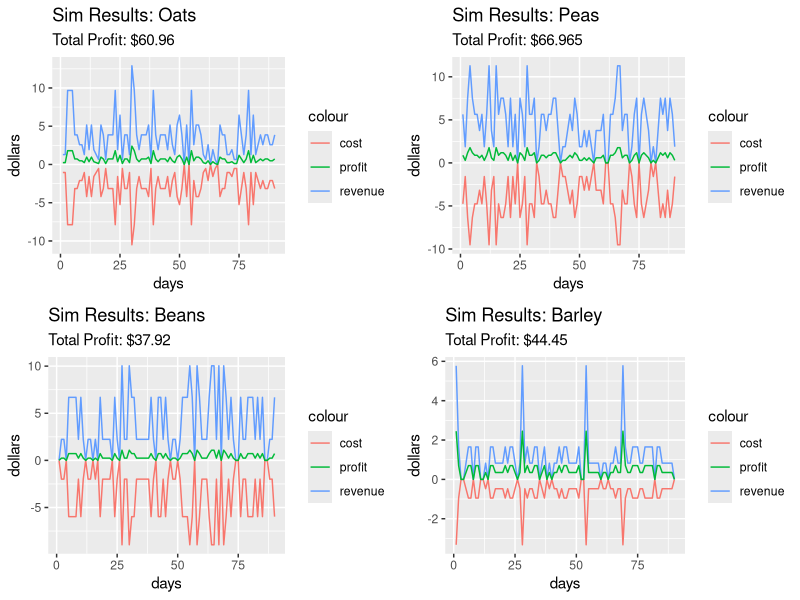

Source code (R):
## ---- chunk 1
if (!require('dplyr')) install.packages('dplyr')
if (!require('ggplot2')) install.packages('ggplot2')
if (!require('gridExtra')) install.packages('gridExtra')
## ---- chunk 2
buy <- c(1.05, 3.17, 1.99, 0.95) #dollars
sell <- c(1.29, 3.76, 2.23, 1.65) #dollars

df <- data.frame(cbind(buy, sell))
rownames(df) <- c("oats", "peas", "beans", "barley")

oatDist <- data.frame(cbind(
    lbs = c(0, 0.5, 1, 1.5, 2, 3, 4, 5, 7.5, 10),
    prob = c(0.05, 0.07, 0.09, 0.11, 0.15, 0.25, 0.1, 0.09, 0.06, 0.03)
))

peaDist <- data.frame(cbind(
    lbs = c(0, 0.5, 1, 1.5, 2, 3),
    prob = c(0.1, 0.2, 0.2, 0.3, 0.1, 0.1)
))

beansDist <- data.frame(cbind(
    lbs = c(0, 1, 3, 4.5),
    prob = c(0.2, 0.4, 0.3, 0.1)
))

barleyDist <- data.frame(cbind(
    lbs = c(0, 0.5, 1, 3.5),
    prob = c(0.2, 0.4, 0.3, 0.1)
))
## ---- chunk 3
oatDist$cumProb <- cumsum(oatDist$prob)
peaDist$cumProb <- cumsum(peaDist$prob)
beansDist$cumProb <- cumsum(beansDist$prob)
barleyDist$cumProb <- cumsum(barleyDist$prob)
## ---- chunk 4
simMarket <- function(duration, crop, cropDist) {
    # return a time series dataframe where each 
    # row describes results for crop given a random demand
    #
    # Args: 
    #   duration: length of simulation
    #   crop:  string representing crop type
    #   cropDist:   probability of a crop's demand
    #
    # Returns:
    #   results:  df showing costs, revenue, profit, day number, and demand
    
    # Helper Function:  Generate Random Variable
    getDemand <- function(cropDist) {
        # get a sample from a discrete rand distribution representing 
        # demand for a given crop
        #
        # Args: 
        #   cropDist:  probable distribution for crop type
        #
        # Returns:
        #   demand:  number representing random day's demand
        
        R <- runif(1)
        demand <- cropDist[which(cropDist[,3] >= R), ][1,1]
        demand
    }
    
    # Helper Function:  Get Cost, Revenue and Profit, Single Day
    getDay <- function(demand, crop) {
        # return a df row showing results for a day's sales
        #
        # Args: 
        #   demand:  that day's demand
        #   crop:  string representing crop type
        #
        # Returns:
        #   day:  df row showing day's cost, revenue, profit 
        #         for a crop given demand
        
        row <- df[crop, ]
        day <- data.frame(cost = rep(0,1), 
                          revenue = rep(0,1),
                          profit = rep(0,1))
        day$cost <- -(row$buy * demand)
        day$revenue <- row$sell * demand
        day$profit <- day$revenue + day$cost
        day
    }
    
    # run helpers to get final results
    results <- data.frame()
    for(i in 1:duration) {
        dayDemand <- getDemand(cropDist)
        row <- getDay(dayDemand, crop)
        row$demand <- dayDemand
        row$day <- i
        results <- rbind(results, row)
    }
    results
}
## ---- chunk 5
oats <- simMarket(90, 'oats', oatDist)
peas <- simMarket(90, 'peas', peaDist)
beans <- simMarket(90, 'beans', beansDist)
barley <- simMarket(90, 'barley', barleyDist)

# example 
head(oats, 10)
## ---- chunk 6
getPlot <- function(df) {
    # return a line plot showing sim results over time frame
    #
    # Args: 
    #   df: data frame with the 90 day sim results for a given crop
    #
    # Returns:
    #   p:  ggplot object
    
    profit <- sum(df$profit)
    crop <- deparse(substitute(df))
    substr(crop, 1, 1) <- toupper(substr(crop, 1, 1))
    title <- paste0("Sim Results: ", crop)
    subtitle <- paste0("Total Profit: $", profit)
    
    p <- ggplot(df, aes(x=day)) + 
            geom_line(aes(y=revenue, col="revenue")) + 
            geom_line(aes(y=cost, col="cost")) + 
            geom_line(aes(y=profit, col="profit")) + 
            labs(title=title,
                 subtitle=subtitle, 
                 y="dollars",
                 x="days")
    p
}
## ---- chunk 7
oatPlot <- getPlot(oats)
peasPlot <- getPlot(peas)
beansPlot <- getPlot(beans)
barleyPlot <- getPlot(barley)
grid.arrange(oatPlot, peasPlot, beansPlot, barleyPlot, ncol=2)
## ---- chunk 8
n <- 100

oatList <- t(replicate(n, simMarket(90, 'oats', oatDist)))
oatSimMean <- mean(unlist(oatList[,3])) * 90
peasList <- t(replicate(n, simMarket(90, 'peas', peaDist)))
peasSimMean <- mean(unlist(peasList[,3])) * 90
beansList <- t(replicate(n, simMarket(90, 'beans', beansDist)))
beansSimMean <- mean(unlist(beansList[,3])) * 90
barleyList <- t(replicate(n, simMarket(90, 'barley', barleyDist)))
barleySimMean <- mean(unlist(barleyList[,3])) * 90
## ---- chunk 9
profitMeans <- round(data.frame(oats = oatSimMean,
                          peas = peasSimMean,
                          beans = beansSimMean,
                          barley =  barleySimMean), 2)

## Means of Profits Across all Rep
knitr::kable(profitMeans)
